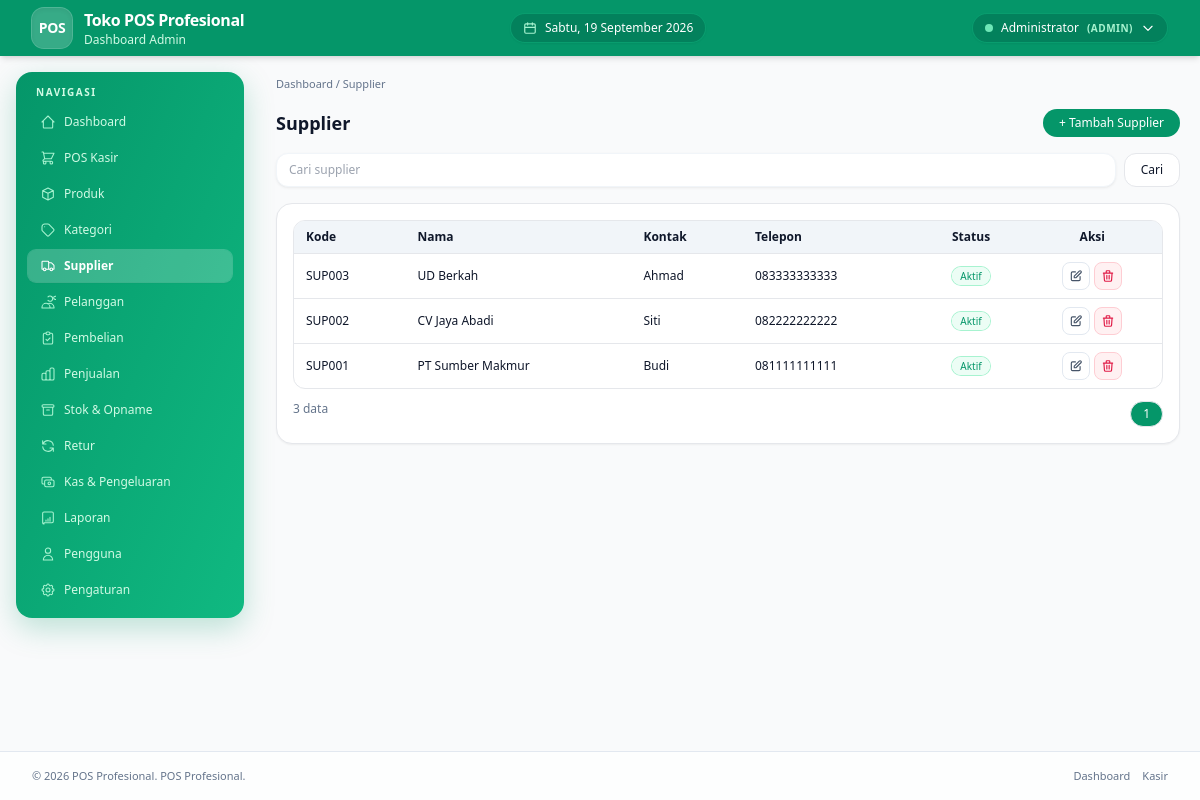
The app's page /admin/supplier/index.php (signed in) with its own data.
### tables this page shows
CREATE TABLE stores (
 id INT AUTO_INCREMENT PRIMARY KEY,
 name VARCHAR(120) NOT NULL,
 address TEXT,
 phone VARCHAR(30),
 email VARCHAR(100),
 logo VARCHAR(255),
 receipt_footer TEXT,
 currency VARCHAR(10) DEFAULT 'Rp',
 tax_percent DECIMAL(5,2) DEFAULT 0,
 transaction_prefix VARCHAR(10) DEFAULT 'TRX',
 created_at DATETIME DEFAULT CURRENT_TIMESTAMP
);

CREATE TABLE suppliers (
 id INT AUTO_INCREMENT PRIMARY KEY,
 code VARCHAR(20) UNIQUE NOT NULL,
 name VARCHAR(120) NOT NULL,
 contact VARCHAR(80),
 phone VARCHAR(30),
 email VARCHAR(100),
 address TEXT,
 notes TEXT,
 is_active TINYINT(1) DEFAULT 1,
 created_at DATETIME DEFAULT CURRENT_TIMESTAMP
);

### config/database.php (called while the page is built)
<?php
$DB_HOST = '127.0.0.1';
$DB_NAME = 'pos_db';
$DB_USER = 'root';
$DB_PASS = '';
$DB_CHARSET = 'utf8mb4';
$DB_PORT = 3306;
function db(): PDO {
    static $pdo = null;
    if ($pdo === null) {
        global $DB_HOST,$DB_NAME,$DB_USER,$DB_PASS,$DB_CHARSET,$DB_PORT;
        $dsn = "mysql:host={$DB_HOST};port={$DB_PORT};dbname={$DB_NAME};charset={$DB_CHARSET}";
        $opt = [
            PDO::ATTR_ERRMODE => PDO::ERRMODE_EXCEPTION,
            PDO::ATTR_DEFAULT_FETCH_MODE => PDO::FETCH_ASSOC,
            PDO::ATTR_EMULATE_PREPARES => false,
        ];
        $pdo = new PDO($dsn, $DB_USER, $DB_PASS, $opt);
        $pdo->exec("SET time_zone = '+07:00'");
    }
    return $pdo;
}

### core/helper.php (called while the page is built, shortened)
<?php
function e($s){ return htmlspecialchars((string)$s, ENT_QUOTES, 'UTF-8'); }
function paginate_params($total,$page,$perPage){ $pages=max(1,(int)ceil($total/$perPage)); $page=max(1,min($pages,(int)$page)); $offset=($page-1)*$perPage; return [$pages,$page,$offset]; }
function store_info(){
    static $s = null;
    if($s === null){
        try {
            $s = db()->query("SELECT * FROM stores LIMIT 1")->fetch(PDO::FETCH_ASSOC) ?: [];
        } catch(Throwable $e){
            $s = [];
        }
    }
    return $s;
}
function store_logo_url(){
    $st = store_info();
    return null;
}

### core/auth.php (called while the page is built, shortened)
<?php
require_once __DIR__ . '/../config/database.php';
require_once __DIR__ . '/helper.php';
function current_user(){ return $_SESSION['user'] ?? null; }

### admin/supplier/index.php (the view, shortened to what this page needs)
<?php
require_once __DIR__.'/../../config/database.php';
require_once __DIR__.'/../../core/auth.php';
require_once __DIR__.'/../../core/helper.php';
$pdo=db();
$q=trim($_GET['q']??''); $page=max(1,(int)($_GET['page']??1)); $per=ITEMS_PER_PAGE; $where="WHERE 1"; $par=[];
$total=$pdo->prepare("SELECT COUNT(*) FROM suppliers $where"); $total->execute($par); $total=(int)$total->fetchColumn();
list($pages,$page,$off)=paginate_params($total,$page,$per);
$stmt=$pdo->prepare("SELECT * FROM suppliers $where ORDER BY id DESC LIMIT $per OFFSET $off"); $stmt->execute($par); $rows=$stmt->fetchAll();
?>
<!DOCTYPE html><html lang="id"><head><title>Supplier • <?=e(APP_NAME)?></title><?php include __DIR__.'/../../components/head.php'; ?></head>
<body class="min-h-screen bg-slate-50 flex flex-col"><?php include __DIR__.'/../../components/header.php';?>
<main class="flex w-full flex-1 flex-col gap-6 px-4 pb-10 pt-5 sm:px-6 lg:px-8 lg:flex-row lg:items-start"><?php include __DIR__.'/../../components/sidebar_admin.php';?>
<section class="order-2 flex-1 space-y-4">
<nav class="text-[11px] text-slate-500">Dashboard / Supplier</nav>
<div class="flex justify-between items-center"><h2 class="text-lg font-semibold">Supplier</h2><button data-modal-toggle="#modalAdd" class="rounded-full bg-emerald-600 px-4 py-1.5 text-xs text-white">+ Tambah Supplier</button></div>
<form method="GET" class="flex gap-2"><input name="q" value="<?=e($q)?>" placeholder="Cari supplier" class="flex-1 rounded-xl border px-3 py-2 text-xs"><button class="rounded-xl border bg-white px-4 py-2 text-xs">Cari</button></form>
<div class="rounded-2xl border bg-white p-4 shadow-sm"><div class="overflow-hidden rounded-xl border"><table class="min-w-full divide-y text-xs"><thead class="bg-slate-100"><tr><th class="px-3 py-2 text-left">Kode</th><th class="px-3 py-2 text-left">Nama</th><th class="px-3 py-2 text-left">Kontak</th><th class="px-3 py-2 text-left">Telepon</th><th class="px-3 py-2 text-center">Status</th><th class="px-3 py-2 text-center">Aksi</th></tr></thead><tbody class="divide-y">
<?php foreach($rows as $r):?><tr class="hover:bg-slate-50"><td class="px-3 py-2 font-medium"><?=e($r['code'])?></td><td class="px-3 py-2"><?=e($r['name'])?></td><td class="px-3 py-2"><?=e($r['contact'])?></td><td class="px-3 py-2"><?=e($r['phone'])?></td><td class="px-3 py-2 text-center"><?=$r['is_active']?'<span class="rounded-full bg-emerald-50 px-2 py-0.5 text-[10px] text-emerald-600 ring-1 ring-emerald-200">Aktif</span>':'<span class="rounded-full bg-slate-100 px-2 py-0.5 text-[10px]">Nonaktif</span>'?></td>
<td class="px-3 py-2 text-center flex justify-center gap-1"><button type="button" data-modal-toggle="#modalEdit<?=$r['id']?>" title="Edit" class="inline-flex h-7 w-7 items-center justify-center rounded-lg border border-slate-200 bg-white text-slate-600 hover:border-emerald-500 hover:bg-emerald-50 hover:text-emerald-600"><svg xmlns="http://www.w3.org/2000/svg" class="h-3.5 w-3.5" fill="none" viewBox="0 0 24 24" stroke="currentColor" stroke-width="2"><path stroke-linecap="round" stroke-linejoin="round" d="M11 5H6a2 2 0 00-2 2v11a2 2 0 002 2h11a2 2 0 002-2v-5m-1.414-9.414a2 2 0 112.828 2.828L11.828 15H9v-2.828l8.586-8.586z"/></svg></button><form method="POST" class="inline" onsubmit="return confirm('Hapus?')"><input type="hidden" name="_csrf" value="<?=e(csrf_token())?>"><input type="hidden" name="act" value="delete"><input type="hidden" name="id" value="<?=$r['id']?>"><button title="Hapus" class="inline-flex h-7 w-7 items-center justify-center rounded-lg border border-rose-200 bg-rose-50 text-rose-600 hover:bg-rose-100"><svg xmlns="http://www.w3.org/2000/svg" class="h-3.5 w-3.5" fill="none" viewBox="0 0 24 24" stroke="currentColor" stroke-width="2"><path stroke-linecap="round" stroke-linejoin="round" d="M19 7l-.867 12.142A2 2 0 0116.138 21H7.862a2 2 0 01-1.995-1.858L5 7m5 4v6m4-6v6m1-10V4a1 1 0 00-1-1h-4a1 1 0 00-1 1v3M4 7h16"/></svg></button></form></td></tr>
<?php endforeach; if(!$rows) echo '<tr><td colspan="6" class="px-3 py-6 text-center text-slate-400">Belum ada data</td></tr>';?>
</tbody></table></div>
<div class="mt-3 flex justify-between text-xs text-slate-500"><span><?=$total?> data</span><div class="flex gap-1"><?php for($i=1;$i<=$pages;$i++):?><a href="?q=<?=urlencode($q)?>&page=<?=$i?>" class="rounded-full border px-3 py-1 <?=$i==$page?'bg-emerald-600 text-white':''?>"><?=$i?></a><?php endfor;?></div></div>
</div></section></main>
<?php include __DIR__.'/../../components/footer.php';?></body></html>

### components/header.php (shortened to what this page needs)
<?php
$u = current_user();
$role = $u['role'] ?? '';
$stLogo = store_logo_url();
$stName = store_info()['name'] ?? APP_NAME;
$hariList = ['Sunday'=>'Minggu','Monday'=>'Senin','Tuesday'=>'Selasa','Wednesday'=>'Rabu','Thursday'=>'Kamis','Friday'=>'Jumat','Saturday'=>'Sabtu'];
$bulanList = ['January'=>'Januari','February'=>'Februari','March'=>'Maret','April'=>'April','May'=>'Mei','June'=>'Juni','July'=>'Juli','August'=>'Agustus','September'=>'September','October'=>'Oktober','November'=>'November','December'=>'Desember'];
$hariIni = $hariList[date('l')].', '.date('j').' '.$bulanList[date('F')].' '.date('Y');
?>
<header class="pos-header sticky top-0 z-50 flex items-center bg-emerald-600 shadow-md">
<div class="flex w-full items-center justify-between px-4 sm:px-6 lg:px-8">
<div class="flex items-center gap-3">
<?php if($stLogo): ?>
  <div class="flex h-10 w-10 items-center justify-center rounded-xl bg-white/10 p-1 shadow-inner backdrop-blur ring-1 ring-white/20">
    <img src="<?=e($stLogo)?>" alt="Logo" class="h-full w-full object-contain rounded-lg">
  </div>
<?php else: ?>
  <div class="flex h-10 w-10 items-center justify-center rounded-xl bg-white/20 text-white shadow-inner font-bold text-sm tracking-tight ring-1 ring-white/30">
    POS
  </div>
<?php endif; ?>
<div>
  <h1 class="text-sm font-bold tracking-tight text-white sm:text-base leading-tight"><?=e($stName)?></h1>
  <p class="text-[11px] text-emerald-100 sm:text-xs"><?= $role==='admin'?'Dashboard Admin':'POS Kasir'?></p>
</div>
</div>
<span class="hidden items-center gap-2 rounded-full bg-emerald-700/70 border border-emerald-500/50 px-3 py-1.5 text-xs font-medium text-white shadow-sm lg:inline-flex">
  <svg class="h-3.5 w-3.5 text-emerald-200" fill="none" viewBox="0 0 24 24" stroke="currentColor" stroke-width="2"><path stroke-linecap="round" stroke-linejoin="round" d="M8 7V3m8 4V3M3 11h18M5 21h14a2 2 0 002-2V7a2 2 0 00-2-2H5a2 2 0 00-2 2v12a2 2 0 002 2z"/></svg>
  <?=e($hariIni)?>
</span>
<div class="relative hidden md:block group">
<button type="button" class="inline-flex items-center gap-2 rounded-full bg-emerald-700/70 border border-emerald-500/50 px-3 py-1.5 text-xs font-medium text-white shadow-sm transition hover:bg-emerald-700">
  <span class="h-2 w-2 rounded-full bg-emerald-300 animate-pulse"></span>
  <?=e($u['name']??'')?> <span class="text-emerald-200 text-[10px] uppercase font-bold tracking-wider">(<?=e($role)?>)</span>
  <svg class="h-3.5 w-3.5 transition-transform duration-200 group-hover:rotate-180" fill="none" viewBox="0 0 24 24" stroke="currentColor" stroke-width="2"><path stroke-linecap="round" stroke-linejoin="round" d="M19 9l-7 7-7-7"/></svg>
</button>
</div>
</div>
</header>

### assets/css/dashboard.css (style rules this page uses)
body { font-family: system-ui, -apple-system, BlinkMacSystemFont, "Segoe UI", sans-serif; background-color: #f9fafb; color: #0f172a; }
html { scroll-behavior: smooth; }
:root { --pos-header-h:56px; }
.pos-header { height: var(--pos-header-h); min-height: var(--pos-header-h); }
header { background-color: #ffffff; }
main { background-color: #f9fafb; }
@media (min-width: 1024px) { main:has(#sidebar) { gap: 0 !important; padding: 0 !important; align-items: flex-start !important; } }
@media (min-width: 1024px) { main:has(#sidebar) > section.order-2, main:has(#sidebar) > section.flex-1 { padding: 1.25rem !important; min-width: 0; flex: 1 1 auto !important; } }
input:not([type="checkbox"]):not([type="radio"]):not([type="file"]):not([type="submit"]):not([type="button"]):not([type="reset"]), select, textarea { border-color: #f1f5f9 !important; border-width: 1px !important; background-color: #ffffff; box-shadow: 0 1px 3px 0 rgba(0, 0, 0, 0.06), 0 1px 2px -1px rgba(0, 0, 0, 0.04) !important; transition: all 0.15s ease-in-out; }

### records on screen
stores: name "Toko POS Profesional"
suppliers: code "SUP003", name "UD Berkah", contact "Ahmad", phone "083333333333", is_active "Aktif"
suppliers: code "SUP002", name "CV Jaya Abadi", contact "Siti", phone "082222222222", is_active "Aktif"
suppliers: code "SUP001", name "PT Sumber Makmur", contact "Budi", phone "081111111111", is_active "Aktif"

### other values on screen
$u['name'] "Administrator"
$role "ADMIN"
$label "Dashboard POS Kasir Produk Kategori Supplier Pelanggan Pembelian Penjualan Stok & Opname Retur Kas & Pengeluaran Laporan Pengguna Pengaturan"
$total "3"
APP_NAME "POS Profesional"
